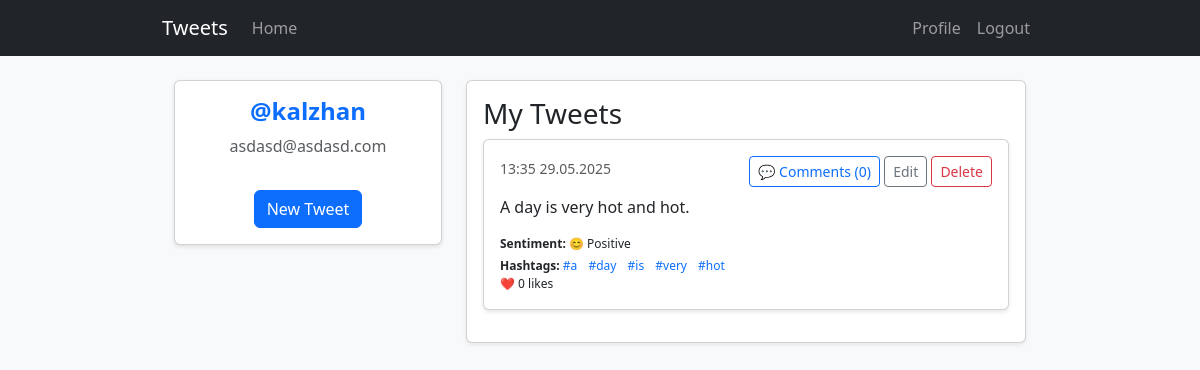
Page /main/profile (signed in) on the committed database.
### app/models.py (models this page shows, shortened)
class User(UserMixin, db.Model):
    id = db.Column(db.Integer, primary_key=True)
    username = db.Column(db.String(50), unique=True, nullable=False)
    email = db.Column(db.String(120), unique=True, nullable=False)
    password_hash = db.Column(db.String(128), nullable=False)
    tweets = db.relationship('Tweet', backref='author', lazy=True)

class Tweet(db.Model):
    id = db.Column(db.Integer, primary_key=True)
    content = db.Column(db.String(280), nullable=False)
    image = db.Column(db.String(100), nullable=True)
    sentiment = db.Column(db.String(10), nullable=True)
    hashtags = db.Column(db.String(150), nullable=True)
    created_at = db.Column(db.DateTime, default=datetime.utcnow, nullable=False)
    user_id = db.Column(db.Integer, db.ForeignKey('user.id'), nullable=False)
    likes = db.relationship('Like', backref='tweet', lazy=True, cascade='all, delete-orphan')
    comments = db.relationship('Comment', backref='tweet', lazy=True, cascade='all, delete-orphan')

### app/main/routes.py (the view)
@main_bp.route('/profile')
@login_required
def profile():
    tweets = Tweet.query \
        .filter_by(user_id=current_user.id) \
        .order_by(Tweet.created_at.desc()) \
        .all()
    return render_template('profile.html', tweets=tweets)

### app/__init__.py (called while the page is built)
    def setup_callbacks(self):
        from app.models import User
        from flask_login import current_user
        from flask import session, render_template
        @login_manager.user_loader
        def load_user(user_id):
            return User.query.get(int(user_id))
        @self.app.before_request
        def update_last_seen():
            if current_user.is_authenticated:
                current_user.last_seen = datetime.utcnow()
                db.session.commit()
        @self.app.before_request
        def make_session_permanent():
            session.permanent = True
        @self.app.errorhandler(404)
        def not_found(e):
            return render_template('404.html'), 404
        @self.app.errorhandler(403)
        def forbidden(e):
            return render_template('403.html'), 403

### app/templates/profile.html
{% extends "base.html" %}
{% block content %}
<div class="container mt-4">
    <div class="row">
        <div class="col-md-4">
            <div class="card">
                <div class="card-body text-center">
                    <h4 class="fw-bold text-primary">@{{ current_user.username }}</h4>
                    <p class="text-muted">{{ current_user.email }}</p>
                    <a href="{{ url_for('tweets.new_tweet') }}" class="btn btn-primary mt-3">New Tweet</a>
                </div>
            </div>
        </div>
        <div class="col-md-8">
            <div class="card shadow-sm mb-4 border-1" style="padding: 2vh 2vh">
                <h3>My Tweets</h3>
                {% for tweet in tweets %}
                <div class="card mb-3">
                    <div class="card-body">
                        <div class="d-flex justify-content-between">
                            <div>
                                <small class="text-muted">{{ tweet.created_at.strftime('%H:%M %d.%m.%Y') }}</small>
                            </div>
                            <div>
                                <a href="{{ url_for('tweets.view_tweet', tweet_id=tweet.id) }}"
                                   class="btn btn-sm btn-outline-primary">
                                    💬 Comments ({{ tweet.comments|length }})
                                </a>
                                <a href="{{ url_for('tweets.edit_tweet', tweet_id=tweet.id) }}"
                                   class="btn btn-sm btn-outline-secondary">Edit</a>
                                <form method="POST" action="{{ url_for('tweets.delete_tweet', tweet_id=tweet.id) }}"
                                      class="d-inline">
                                    <button type="submit" class="btn btn-sm btn-outline-danger">Delete</button>
                                </form>
                            </div>
                        </div>
                        <p class="card-text mt-2">{{ tweet.content }}</p>
                        <div style="font-size: 12px; margin-top: 10px;">
                            <div style="margin-bottom: 4px;">
                                <strong>Sentiment:</strong>
                                {% if tweet.sentiment == 'POSITIVE' %}
                                😊 Positive
                                {% elif tweet.sentiment == 'NEGATIVE' %}
                                😢 Negative
                                {% else %}
                                😐 Neutral
                                {% endif %}
                            </div>
                            <div>
                                <strong>Hashtags:</strong>
                                {% for tag in tweet.hashtags.split()[:5] %}
                                <a href="{{ url_for('main.home', q=tag) }}"
                                   class="text-decoration-none me-2">{{ tag }}</a>
                                {% else %}
                                <span class="text-muted">—</span>
                                {% endfor %}
                            </div>
                            <div>
                                ❤️ {{ tweet.likes|length }} likes
                            </div>
                        </div>
                    </div>
                </div>
                {% else %}
                <div class="alert alert-info">You don't have any tweets yet</div>
                {% endfor %}
            </div>
        </div>
    </div>
</div>
{% endblock %}

### app/static/css/style.css (style rules this page uses)
body { background-color: #f8f9fa; }
.container { max-width: 900px; }
.card { box-shadow: 0 2px 4px rgba(0,0,0,0.1); }

### rows in the picture
User: username "kalzhan", email "asdasd@asdasd.com"
Tweet: created_at "13:35 29.05.2025", comments|length "0", content "A day is very hot and hot.", sentiment "😊 Positive", 5 "#a" "#day" "#is" "#very" "#hot", likes|length "0"
